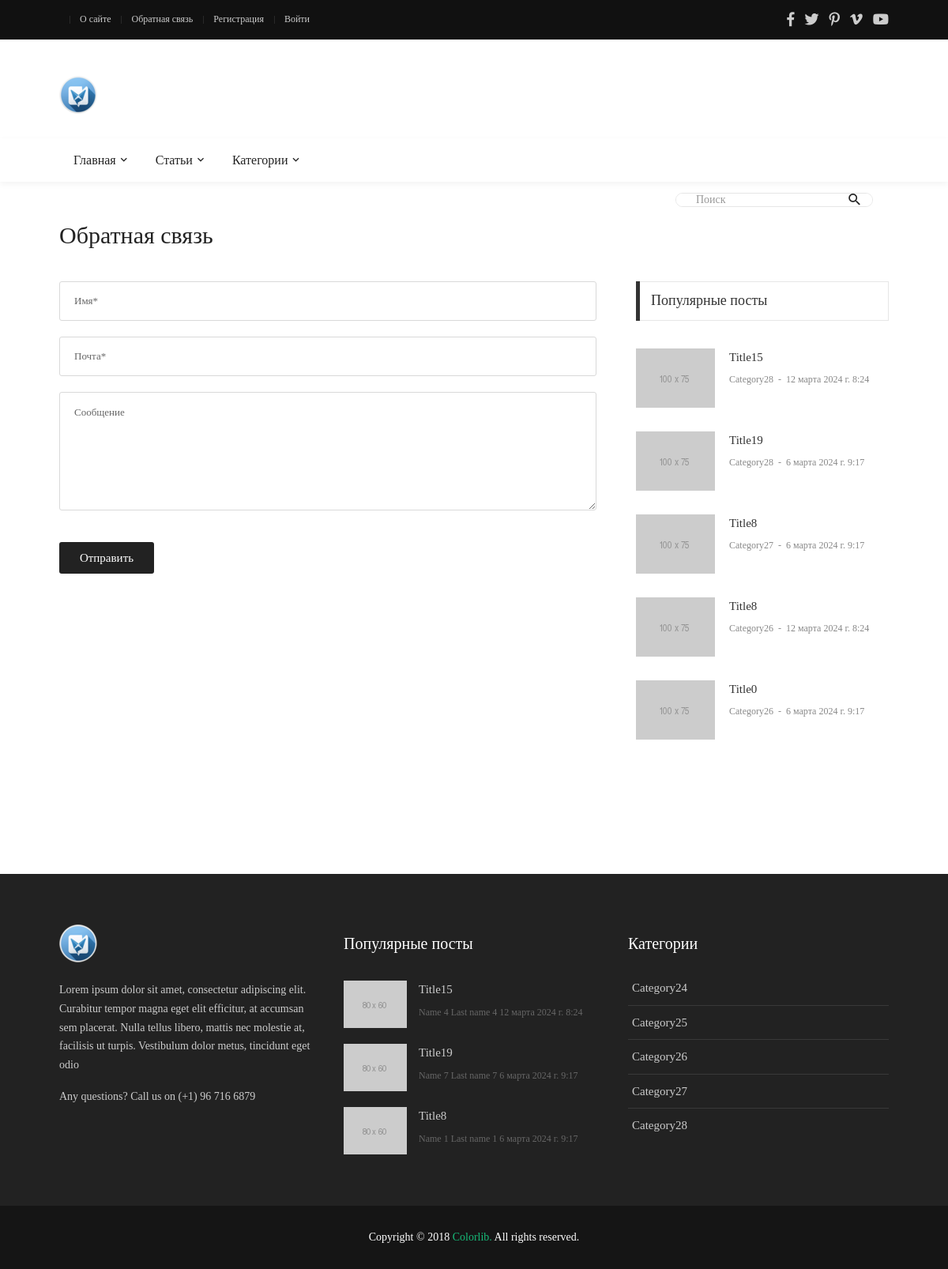
Page /contact/ on the committed database.
### blog/models.py (models this page shows, shortened)
class Article(models.Model):
    title = models.CharField(max_length=25, verbose_name='Заголовок')
    description = models.TextField(max_length=70, verbose_name='Описание', null=True, blank=True, default='')
    content = models.TextField(verbose_name='Содержание', null=True, blank=True)
    author = models.ForeignKey(Author, on_delete=models.CASCADE, verbose_name='Автор')
    category = models.ForeignKey(Category, on_delete=models.SET_NULL, verbose_name='Категория', null=True)
    views = models.IntegerField(default=0, verbose_name='Просмотры')
    is_published = models.BooleanField(default=False, verbose_name='Опубликовано')
    date_published = models.DateTimeField(auto_now_add=True, verbose_name='Дата публикации')
    change_date = models.DateTimeField(auto_now=True, verbose_name='Дата изменения')
    image = models.FileField(upload_to='images/', verbose_name='Превью', null=True, blank=True)
    fields = ['title', 'content', 'category', 'views']
    class Meta:
        ordering = ['-change_date']
        verbose_name = 'Статья'
        verbose_name_plural = 'Статьи'
    @admin.display(description="Автор")
    def author_full_name(self):
        return self.author.full_name
    @staticmethod
    def get_published_posts():
        return Article.objects.filter(is_published=True).all()

class Category(models.Model):
    title = models.CharField(max_length=100, verbose_name='Название')
    class Meta:
        ordering = ['title']
        verbose_name = 'Категория'
        verbose_name_plural = 'Категории'
    @property
    def url_name(self):
        return "home"

class Author(models.Model):
    first_name = models.CharField(max_length=100, verbose_name='Имя')
    last_name = models.CharField(max_length=100, verbose_name='Фамилия')
    email = models.EmailField(verbose_name='Почта')
    bio = models.TextField(verbose_name='Биография', null=True, blank=True)
    birth_date = models.DateField(verbose_name='День рождения', null=True, blank=True)
    reg_date = models.DateTimeField(auto_now_add=True, verbose_name='Дата регистрации')
    change_date = models.DateTimeField(auto_now=True, verbose_name='Дата изменения')
    fields = ['first_name', 'last_name', 'email', 'bio', 'birth_date']
    @property
    def full_name(self):
        return f'{self.first_name} {self.last_name}'
    """CRUD функции"""
    class Meta:
        ordering = ['-change_date']
        verbose_name = 'Автор'
        verbose_name_plural = 'Авторы'

### blog/views.py (the view)
# urls.py: path("contact/", views.contact, name='contact'),
def contact(request):
    context = get_context()
    context['title'] = 'Обратная связь'
    return render(request, 'blog/contact.html', context)

### blog/views.py (called while the page is built)
def get_context():
    categories = models.Category.objects.all()
    pop_articles = models.Article.get_published_posts().order_by('-views')[:5]
    return {
        'menu': menu,
        'cats': categories,
        'top_menu': top_menu,
        'pop_posts': pop_articles,
        'search_form': forms.SearchForm
    }

### blog/templates/blog/contact.html
{% extends 'base.html' %}
{% load static %}
{% block content %}
<div class="container p-t-4 p-b-40">
    <h2 class="f1-l-1 cl2">
        {{ title }}
    </h2>
</div>
<section class="bg0 p-b-60">
    <div class="container">
        <div class="row justify-content-center">
            <div class="col-md-7 col-lg-8 p-b-80">
                <div class="p-r-10 p-r-0-sr991">
                    <form>
                        <input class="bo-1-rad-3 bocl13 size-a-19 f1-s-13 cl5 plh6 p-rl-18 m-b-20" type="text"
                               name="name" placeholder="Имя*">
                        <input class="bo-1-rad-3 bocl13 size-a-19 f1-s-13 cl5 plh6 p-rl-18 m-b-20" type="text"
                               name="email" placeholder="Почта*">
                        <textarea class="bo-1-rad-3 bocl13 size-a-15 f1-s-13 cl5 plh6 p-rl-18 p-tb-14 m-b-20" name="msg"
                                  placeholder="Сообщение"></textarea>
                        <button class="size-a-20 bg2 borad-3 f1-s-12 cl0 hov-btn1 trans-03 p-rl-15 m-t-20">
                            Отправить
                        </button>
                    </form>
                </div>
            </div>
            <div class="col-md-5 col-lg-4 p-b-80">
                <div class="p-l-10 p-rl-0-sr991">
                    <div>
                        <div class="how2 how2-cl4 flex-s-c">
                            <h3 class="f1-m-2 cl3 tab01-title">
                                Популярные посты
                            </h3>
                        </div>
                        <ul class="p-t-35">
                            {% for p in pop_posts %}
                            <li class="flex-wr-sb-s p-b-30">
                                <a href="#" class="size-w-10 wrap-pic-w hov1 trans-03">
                                    <img src="{% static 'blog/images/popular-post-04.jpg' %}" alt="IMG">
                                </a>
                                <div class="size-w-11">
                                    <h6 class="p-b-4">
                                        <a href="#" class="f1-s-5 cl3 hov-cl10 trans-03">
                                            {{ p.title }}
                                        </a>
                                    </h6>
                                    <span class="cl8 txt-center p-b-24">
											<a href="#" class="f1-s-6 cl8 hov-cl10 trans-03">
												{{  p.category.title }}
											</a>
											<span class="f1-s-3 m-rl-3">
												-
											</span>
											<span class="f1-s-3">
												{{ p.date_published }}
											</span>
										</span>
                                </div>
                            </li>
                            {% endfor %}
                        </ul>
                    </div>
                </div>
            </div>
        </div>
    </div>
</section>
{% endblock %}

### templates/base.html (shortened to what this page needs)
{% load static %}
{% load app_tags %}
<!DOCTYPE html>
<html lang="en">
<head>
    <link rel="stylesheet" type="text/css" href="{% static 'blog/vendor/bootstrap/css/bootstrap.min.css' %}">
    <link rel="stylesheet" type="text/css"
          href="{% static 'blog/fonts/fontawesome-5.0.8/css/fontawesome-all.min.css' %}">
    <link rel="stylesheet" type="text/css"
          href="{% static 'blog/fonts/iconic/css/material-design-iconic-font.min.css' %}">
    <link rel="stylesheet" type="text/css" href="{% static 'blog/vendor/animate/animate.css' %}">
    <link rel="stylesheet" type="text/css" href="{% static 'blog/vendor/css-hamburgers/hamburgers.min.css' %}">
    <link rel="stylesheet" type="text/css" href="{% static 'blog/vendor/animsition/css/animsition.min.css' %}">
    <link rel="stylesheet" type="text/css" href="{% static 'blog/css/util.min.css' %}">
    <link rel="stylesheet" type="text/css" href="{% static 'blog/css/main.css' %}">
</head>
<body class="animsition">
<header>
    <div class="container-menu-desktop">
        <div class="topbar">
            <div class="content-topbar container h-100">
                <div class="left-topbar">
                    {% include 'blog/includes/menu_a.html' with
                    menu=top_menu
                    a_class='left-topbar-item' %}
                </div>
                <div class="right-topbar">
                    <a href="#">
                        <span class="fab fa-facebook-f"></span>
                    </a>
                    <a href="#">
                        <span class="fab fa-twitter"></span>
                    </a>
                    <a href="#">
                        <span class="fab fa-pinterest-p"></span>
                    </a>
                    <a href="#">
                        <span class="fab fa-vimeo-v"></span>
                    </a>
                    <a href="#">
                        <span class="fab fa-youtube"></span>
                    </a>
                </div>
            </div>
        </div>
        <div class="wrap-logo container">
            <div class="logo">
                <a href="{% url 'home' %}"><img src="{% static 'blog/images/logo.ico' %}" alt="LOGO"></a>
            </div>
        </div>
        <div class="wrap-main-nav">
            <div class="main-nav">
                <nav class="menu-desktop">
                    <ul class="main-menu">
                        {% with li_class='mega-menu-item' menu=menu %}
                        {% include 'blog/includes/menu.html' %}
                        {% endwith %}
                        <li>
                            <a href="#">Категории</a>
                        </li>
                    </ul>
                </nav>
            </div>
        </div>
    </div>
</header>
<div class="container">
    <div class="headline bg0 flex-wr-sb-c p-rl-20 p-tb-8">
        <div class="pos-relative bo-1-rad-22 of-hidden bocl11 m-tb-6">
            <form action="{% url 'posts' %}">
                <input class="f1-s-1 cl6 plh9 s-full p-l-25 p-r-45" type="text" name="search" placeholder="Поиск">
                <button type="submit" class="flex-c-c size-a-1 ab-t-r fs-20 cl2 hov-cl10 trans-03">
                    <i class="zmdi zmdi-search"></i>
                </button>
            </form>
        </div>
    </div>
</div>
{% block content %}
{% endblock %}
<footer>
    <div class="bg2 p-t-40 p-b-25">
        <div class="container">
            <div class="row">
                <div class="col-lg-4 p-b-20">
                    <div class="size-h-3 flex-s-c">
                        <a href="{% url 'home' %}">
                            <img class="max-s-full" src="{% static 'blog/images/logo.ico' %}" alt="LOGO">
                        </a>
                    </div>
                    <div>
                        <p class="f1-s-1 cl11 p-b-16">
                            Lorem ipsum dolor sit amet, consectetur adipiscing elit. Curabitur tempor magna eget elit
                            efficitur, at accumsan sem placerat. Nulla tellus libero, mattis nec molestie at, facilisis
                            ut turpis. Vestibulum dolor metus, tincidunt eget odio
                        </p>
                        <p class="f1-s-1 cl11 p-b-16">
                            Any questions? Call us on (+1) 96 716 6879
                        </p>
                    </div>
                </div>
                <div class="col-sm-6 col-lg-4 p-b-20">
                    <div class="size-h-3 flex-s-c">
                        <h5 class="f1-m-7 cl0">
                            Популярные посты
                        </h5>
                    </div>
                    <ul>
                        {% for p in pop_posts|slice:":3" %}
                        <li class="flex-wr-sb-s p-b-20">
                            <a href="{% url 'post' p.id %}" class="size-w-4 wrap-pic-w hov1 trans-03">
                                <img src="{% static 'blog/images/popular-post-01.jpg' %}" alt="IMG">
                            </a>
                            <div class="size-w-5">
                                <h6 class="p-b-5">
                                    <a href="{% url 'post' p.id %}" class="f1-s-5 cl11 hov-cl10 trans-03">
                                        {{ p.title }}
                                    </a>
                                </h6>
                                <span class="f1-s-3 cl6">
										{{ p.author_full_name }}
									</span>
                                <span class="f1-s-3 cl6">
										{{ p.date_published }}
									</span>
                            </div>
                        </li>
                        {% endfor %}
                    </ul>
                </div>
                <div class="col-sm-6 col-lg-4 p-b-20">
                    <div class="size-h-3 flex-s-c">
                        <h5 class="f1-m-7 cl0">
                            Категории
                        </h5>
                    </div>
                    <ul class="m-t--12">
                        {% include 'blog/includes/menu.html' with
                        li_class='how-bor1 p-rl-5 p-tb-10'
                        a_class='f1-s-5 cl11 hov-cl10 trans-03 p-tb-8'
                        menu=cats %}
                    </ul>
                </div>
            </div>
        </div>
    </div>
    <div class="bg11">
        <div class="container size-h-4 flex-c-c p-tb-15">
				<span class="f1-s-1 cl0 txt-center">
					Copyright © 2018
					<a href="#" class="f1-s-1 cl10 hov-link1">Colorlib.</a>
					All rights reserved.
				</span>
        </div>
    </div>
</footer>
</body>
</html>

### blog/templates/blog/includes/menu.html (shortened to what this page needs)
{% for m in menu %}
<li class="{{ li_class }}">
    <a class="{{ a_class }}" href="{% url m.url_name %}">{{ m.title }} </a>
</li>
{% endfor %}

### rows in the picture
Article: title "Title15", category "Category28", date_published "12 марта 2024 г. 8:24", author_full_name "Name 4 Last name 4"
Article: title "Title19", category "Category28", date_published "6 марта 2024 г. 9:17", author_full_name "Name 7 Last name 7"
Article: title "Title8", category "Category27", date_published "6 марта 2024 г. 9:17", author_full_name "Name 1 Last name 1"
Article: title "Title8", category "Category26", date_published "12 марта 2024 г. 8:24"
Article: title "Title0", category "Category26", date_published "6 марта 2024 г. 9:17"
Category: title "Category24"
Category: title "Category25"
Category: title "Category26"
Category: title "Category27"
Category: title "Category28"

### other values in the picture
{{ m.title }} "О сайте" "Обратная связь" "Регистрация" "Войти"
{{ m.title }} "Главная" "Статьи"
{{ title }} "Обратная связь"
